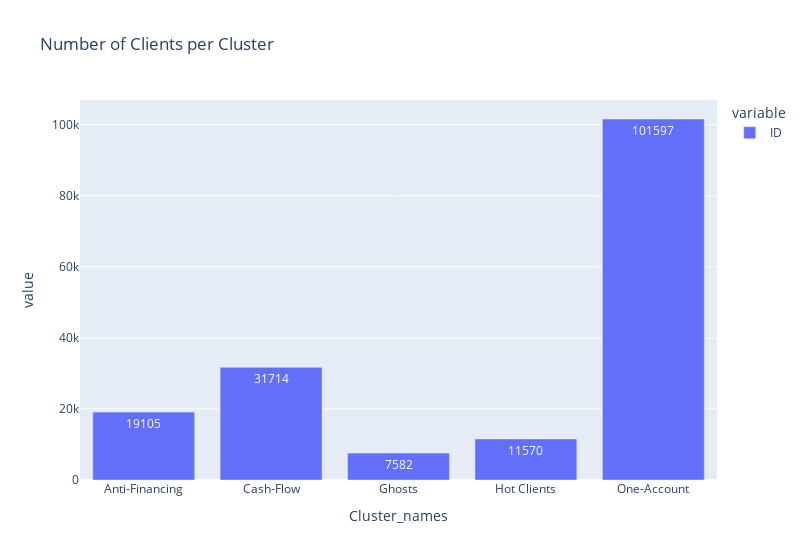

Notebook cell for this chart:
### Code cell
px.bar(recommendation_df.groupby("Cluster_names")['ID'].count(), title = 'Number of Clients per Cluster', text_auto= 'outside', width = 800)

### Figure 1 — Plotly figure (JSON) as saved in the notebook; plotly's stock layout.template omitted (floating-point values rounded to 4 significant figures)
{"data": [{"alignmentgroup": "True", "hovertemplate": "variable=ID<br>Cluster_names=%{x}<br>value=%{y}<extra></extra>", "legendgroup": "ID", "marker": {"color": "#636efa", "pattern": {"shape": ""}}, "name": "ID", "offsetgroup": "ID", "orientation": "v", "showlegend": true, "textposition": "auto", "texttemplate": "%{y:outside}", "type": "bar", "x": ["Anti-Financing", "Cash-Flow", "Ghosts", "Hot Clients", "One-Account"], "xaxis": "x", "y": [19105, 31714, 7582, 11570, 101597], "yaxis": "y"}], "layout": {"barmode": "relative", "legend": {"title": {"text": "variable"}, "tracegroupgap": 0}, "title": {"text": "Number of Clients per Cluster"}, "width": 800, "xaxis": {"anchor": "y", "domain": [0, 1], "title": {"text": "Cluster_names"}}, "yaxis": {"anchor": "x", "domain": [0, 1], "title": {"text": "value"}}}}
